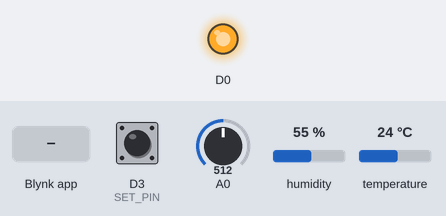
Bench run of a sketch on a simulated ESP8266 (NodeMCU). Shown: output pins drawn as LEDs (lit = HIGH). The inputs (shaded band) are chosen by the test bench; at power-on: D3 (SET_PIN) HIGH, A0 = 512, humidity 55 %, temperature 24 °C. WiFi joins after 1.5 s; servers stay silent unless stated; storage starts empty; what the sketch prints to the serial monitor is not drawn.

Above: at 5.7 s.
5.8 s: Blynk app writes 0 to V8
At 7.0 s:
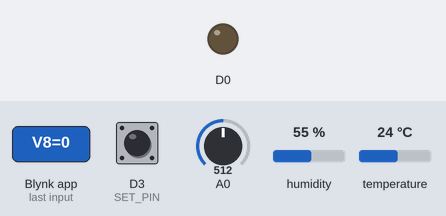
7.3 s: Blynk app writes 1 to V8
At 8.2 s:
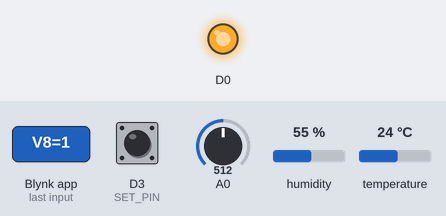
8.8 s: Blynk app writes 0 to V9
At 9.4 s:
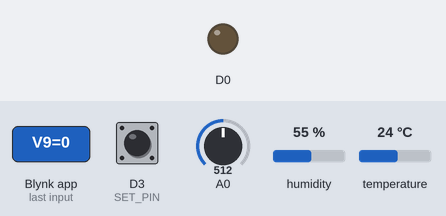
Timing chart, 0 to 11.8 s (numbered marks = the images above; inputs shaded):
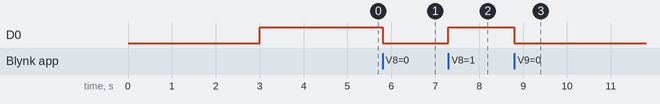

Measured:
- after the input at 5.8 s, D0: HIGH → LOW at once
- after the input at 7.3 s, D0: LOW → HIGH at once
- after the input at 8.8 s, D0: HIGH → LOW at once

The sketch:

blynkwifimanager_2.ino
```cpp
#define BLYNK_PRINT Serial
#include <FS.h>
#include <DNSServer.h>
#include <WiFiManager.h>
#include <ESP8266WebServer.h>
#include <BlynkSimpleEsp8266.h>
#include <ArduinoJson.h>
#include <DHT.h>

#define DHTPIN D4 // What digital pin we're connected to
// Uncomment whatever type you're using!
#define DHTTYPE DHT11 // DHT 11
// #define DHTTYPE DHT22 // DHT 22, AM2302, AM2321
// #define DHTTYPE DHT21 // DHT 21, AM2301
DHT dht(DHTPIN, DHTTYPE);

#define SET_PIN 0

char blynk_token[40] = "";
bool shouldSaveConfig = false;

BlynkTimer timer;
void sendSensor()
{
  int s = analogRead(A0);
  //Serial.println(s);
  s = map(s, 1023, 0, 0, 100);
  //Serial.println(s);
  float h = dht.readHumidity();
  float t = dht.readTemperature(); // or dht.readTemperature(true) for Fahrenheit
   if (isnan(h) || isnan(t)) {
    Serial.println("Failed to read from DHT sensor!");
    return;
 }
// You can send any value at any time.
// Please don't send more that 10 values per second.
 Blynk.virtualWrite(V5, h);
 Blynk.virtualWrite(V6, t);
 Blynk.virtualWrite(V7, s);
}

BLYNK_WRITE(V8)
{
 int value = param.asInt();
 digitalWrite(D0,value);
}
BLYNK_WRITE(V9)
{
 int value = param.asInt();
 digitalWrite(D0,value);
}

void saveConfigCallback () {
  Serial.println("Should save config");
  shouldSaveConfig = true;
}

void setup() {
  Serial.begin(115200);
  Serial.println();
  pinMode(SET_PIN, INPUT_PULLUP);
  delay(3000);
  pinMode(D0, OUTPUT);
  digitalWrite(D0, HIGH);
  //read configuration from FS json
  Serial.println("mounting FS...");
  if (SPIFFS.begin()) {
    Serial.println("mounted file system");
    if (SPIFFS.exists("/config.json")) {
      //file exists, reading and loading
      Serial.println("reading config file");
      File configFile = SPIFFS.open("/config.json", "r");
      if (configFile) {
        Serial.println("opened config file");
        size_t size = configFile.size();
        // Allocate a buffer to store contents of the file.
        std::unique_ptr<char[]> buf(new char[size]);

        configFile.readBytes(buf.get(), size);
        DynamicJsonBuffer jsonBuffer;
        JsonObject& json = jsonBuffer.parseObject(buf.get());
        json.printTo(Serial);
        if (json.success()) {
          Serial.println("\nparsed json");
          strcpy(blynk_token, json["blynk_token"]);

        } else {
          Serial.println("failed to load json config");
        }
        configFile.close();
      }
    }
  } else {
    Serial.println("failed to mount FS");
  }

  WiFiManagerParameter custom_blynk_token("blynk", "blynk token", blynk_token, 32);
  WiFiManager wifiManager;
  wifiManager.setSaveConfigCallback(saveConfigCallback);
  wifiManager.addParameter(&custom_blynk_token);

  if (digitalRead(SET_PIN) == LOW) {
    wifiManager.resetSettings();
  }

  if (!wifiManager.autoConnect("suvanakam1")) {
    Serial.println("failed to connect and hit timeout");
    delay(3000);
    ESP.reset();
    delay(5000);
  }

  Serial.println("wifi connected");
  strcpy(blynk_token, custom_blynk_token.getValue());

  //save the custom parameters to FS
  if (shouldSaveConfig) {
    Serial.println("saving config");
    DynamicJsonBuffer jsonBuffer;
    JsonObject& json = jsonBuffer.createObject();
    json["blynk_token"] = blynk_token;

    File configFile = SPIFFS.open("/config.json", "w");
    if (!configFile) {
      Serial.println("failed to open config file for writing");
    }

    json.printTo(Serial);
    json.printTo(configFile);
    configFile.close();
  }

  Serial.println();
  Serial.print("local ip : ");
  Serial.println(WiFi.localIP());
  Serial.print("Blynk Token : ");
  Serial.println(blynk_token);
  Blynk.config(blynk_token);
  dht.begin();
  timer.setInterval(2000L, sendSensor);
}

void loop() {
  Blynk.run();
  timer.run();
}
```
